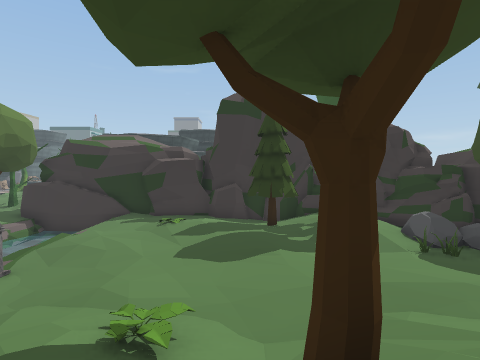
[1] (above)

14 first-person views from a walk through a Unity game level. The camera is 1.5 m above the floor, tilts 2° down and sees 80° across. The floor is counted in squares, 2 m on a side. Each view is taken from the middle of a square. On the plan, view 1 faces up. The plan holds only what a view shows up to about 10 squares ahead; the rest is blank. The place goes on beyond the plan. The player is left out. Some surface patterns are stand-ins.

[2]
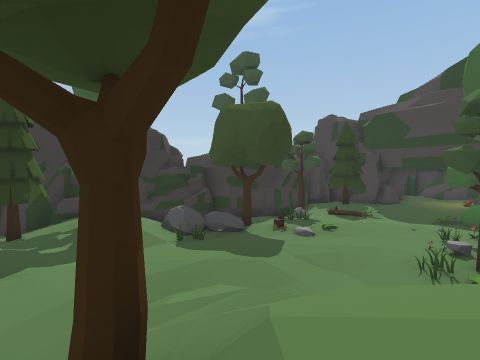

[3]
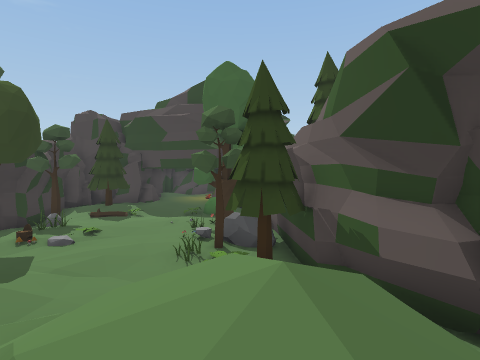

[4]
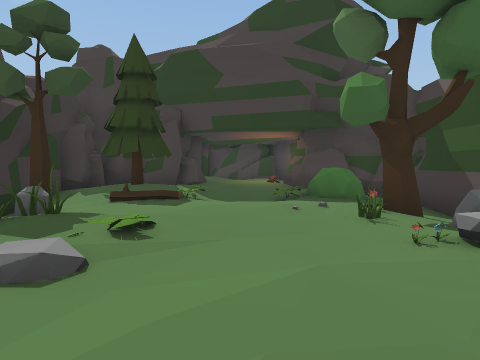

[5]
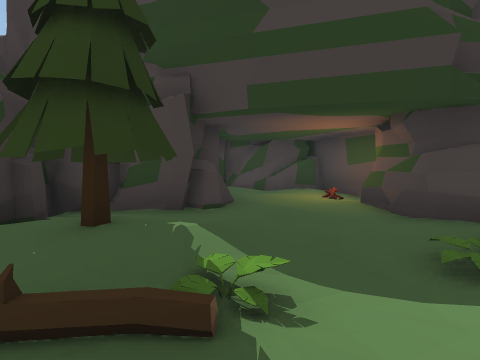

[6]
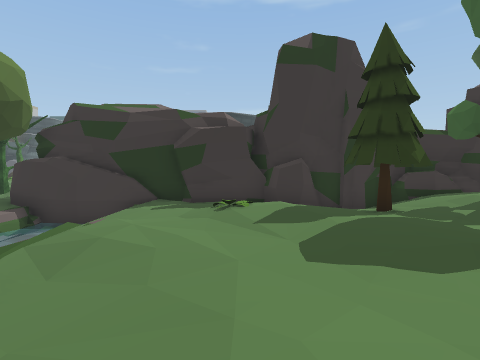

[7]
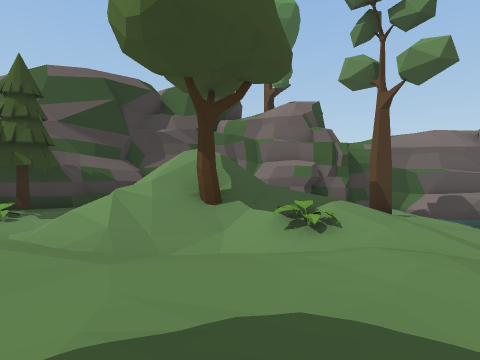

[8]
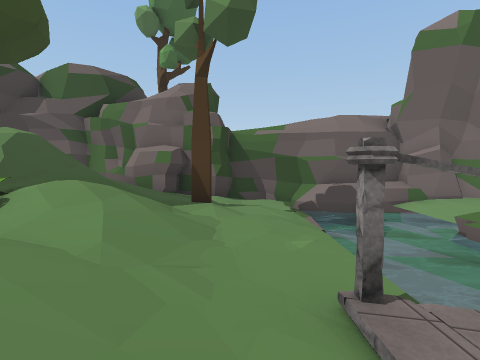

[9]
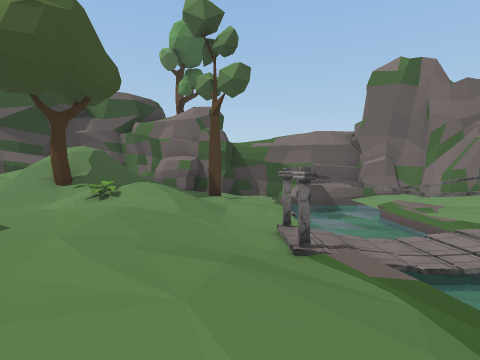

[10]
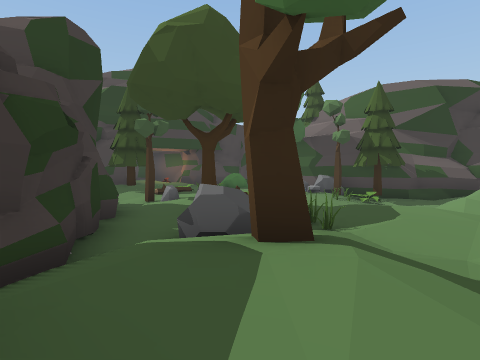

[11]
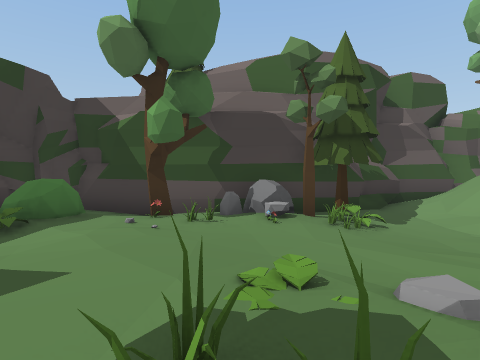

[12]
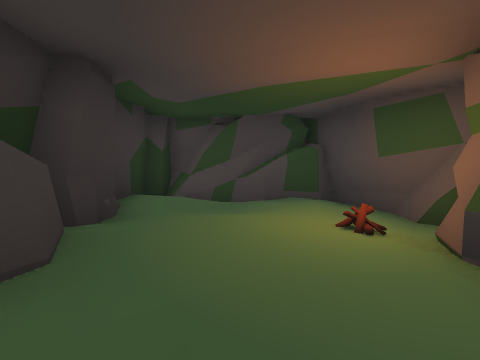

[13]
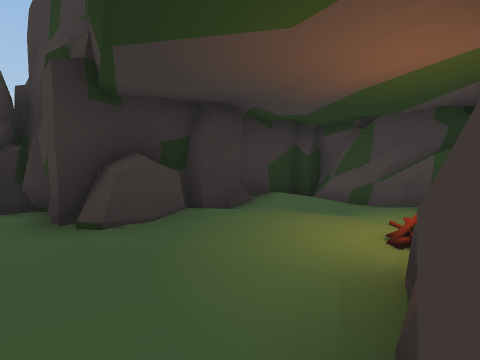

[14]
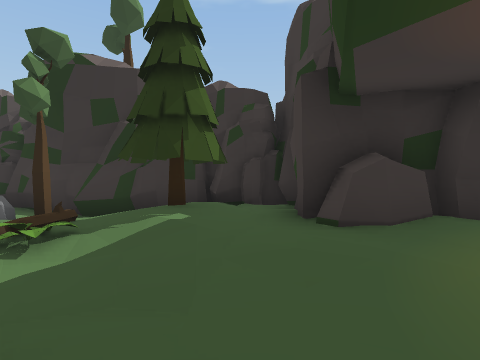

### Floor plan
Key: @ floor where view 1 was taken; # wall or solid block; . main floor; : floor 0.25 m higher than the main floor; - floor 0.25 m lower than the main floor; + floor 0.5 m higher than the main floor; _ floor 0.5 m lower than the main floor; * floor 0.75 m higher than the main floor; < floor 0.75 m lower than the main floor; % floor 1 m higher than the main floor; ( floor 1 m lower than the main floor; & floor 2.75 m higher than the main floor; / step, stairs or slope; ≈ water the walk keeps out of; ^ raised ledge; T tree; R rock; O other object.
Columns run from 8 left of view 1 to 19 right of it. Each row starts with its distance up from view 1.
 12 ###########
 11 ≈≈≈/---///###
 10 ≈≈ /..  --//###
  9 ≈≈ /-.O::TT*+/###     R
  8  ≈ _..:::::T:R--#####RR
  7   ≈_....::...R/.--###R#
  6  ≈≈<_-..::-.ORRT:R.:TT#R
  5 <((_<_.....::..OOT.:TTRR####
  4 ≈##/<-...-.::..O.:O.:::/+++#
  3 ≈≈≈/_//O////.-...:.--.::+::#
  2 ≈≈≈/_/+//T%/__-....O..::O:+#
  1 ≈≈≈/_-/%////__OOOO.OO:###.##
  0 ≈≈≈/_T//@&//__TTROTOO## ###
 -1 ≈≈≈(<_-/////___#######
 -2 ^#≈<<###   /####
 -3 ###### ##/###
 -4         ###

Positions as (right, up) in squares from view 1, and headings:
1: (0, 0), facing up
2: (0, 0), facing up-right
3: (0, 0), facing right
4: (5, 3), facing right
5: (9, 4), facing right
6: (-2, 3), facing up
7: (0, 7), facing down
8: (-4, 6), facing down
9: (-4, 9), facing down
10: (2, 10), facing down-right
11: (8, 6), facing down
12: (13, 3), facing right
13: (13, 1), facing up-right
14: (13, 1), facing up
